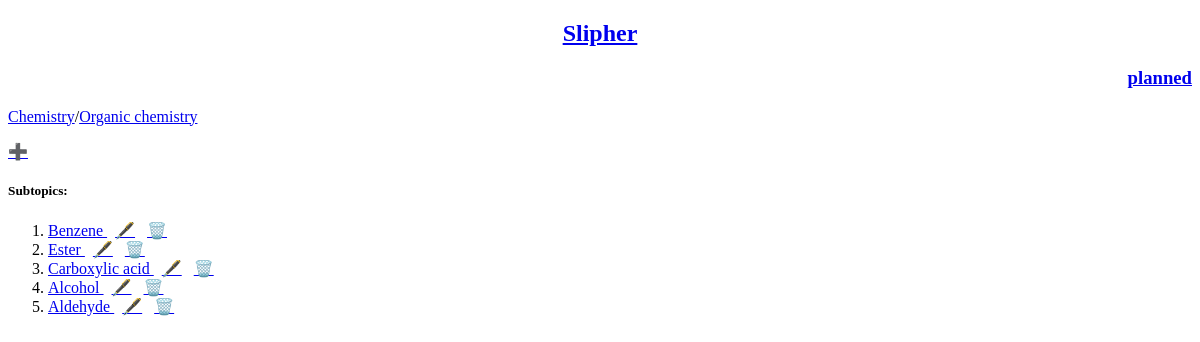
The app's page /subject/3/topic/8/subtopic, older data.
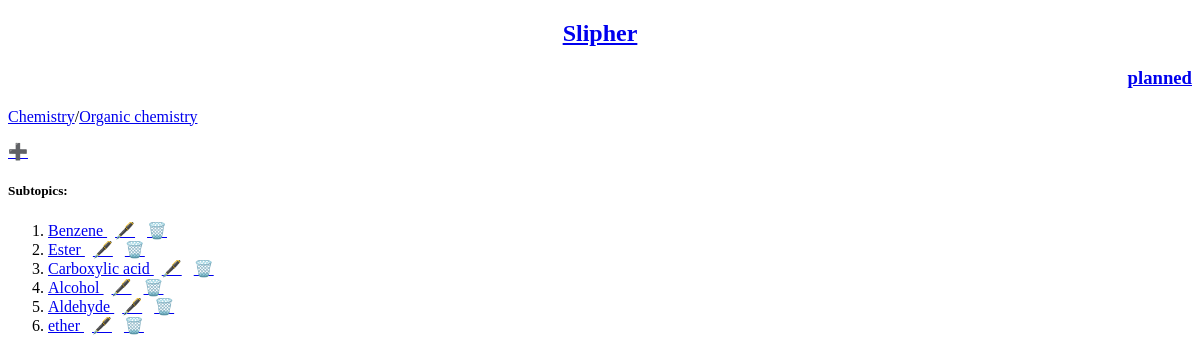
The same page, newer data.
### Subjects/models.py (models this page shows)
class Subtopics(models.Model):
    topic = models.ForeignKey(Topics,on_delete=models.CASCADE,related_name="subtopic")
    subtopic_name = models.CharField(max_length=500)
    rating = models.FloatField(validators=[MinValueValidator(0.0), MaxValueValidator(5.0)])
    last_seen = models.DateTimeField(default=timezone.now)
    review = models.BooleanField(default=True)
    class Meta:
        unique_together = ("subtopic_name","topic")
    def __str__(self):
        return self.subtopic_name

### Subjects/views0/subtopic.py (the view)
# urls.py: path("subject/<int:subject_id>/topic/<int:topic_id>/subtopic",views0.SubtopicListView.as_view(),name="subtopic"),
class SubtopicListView(ListView):
    model = models.Subtopics
    template_name = "Subjects/subtopic/subtopic.html"
    context_name = "subtopic_list"
    def get_queryset(self):
        subject = get_object_or_404(models.Subjects,id=self.kwargs["subject_id"])
        topic = subject.topic.get(id=self.kwargs["topic_id"])
        subtopic = topic.subtopic.all()
        return subtopic
    def get_context_data(self,**kwargs):
        subject = get_object_or_404(models.Subjects,id=self.kwargs["subject_id"])
        topic = subject.topic.get(id=self.kwargs["topic_id"])
        subtopic_list = topic.subtopic.all()
        context = super().get_context_data(**kwargs)
        context["subject"] = subject
        context["topic"] = topic
        context["subtopic_list"] = subtopic_list
        return context

### Subjects/models.py (called while the page is built)
    def __str__(self):
        return self.subject_name

    def __str__(self):
        return self.topic_name

### Subjects/templates/Subjects/subtopic/subtopic.html (shortened to what this page needs)
{% extends "Subjects/base.html" %}
{% block content %}
<p><a href="{% url 'Subjects:subject' %}"> {{ subject }}</a>/<a href="{% url 'Subjects:topic' subject_id=subject.id %}">{{ topic }}</a></p>
<a href="{% url 'Subjects:new_subtopic' subject_id=subject.id topic_id=topic.id %}">➕</a>
{% if subtopic_list %}
<h5>Subtopics: </h5>
<ol>
	{% for subtopic in subtopic_list%}
	<li><a href="{% url 'Subjects:subtopic_entry' subject_id=subject.id topic_id=topic.id subtopic_id=subtopic.id %}" > {{ subtopic }} </a>
		<a href="{% url 'Subjects:edit_subtopic' subject_id=subject.id topic_id=topic.id subtopic_id=subtopic.id %}">🖋️</a>
		<a href="{% url 'Subjects:delete_subtopic' subject_id=subject.id topic_id=topic.id subtopic_id=subtopic.id %}">🗑️</a>
	</li>
	{% endfor %}
</ol>
{% else %}
<p>{{ topic }} doesn't have subtopics</p>
{% endif %}
{% endblock content %}

Row changes from the older to the newer data that the page shows:
added Subtopics: subtopic_name "ether"
